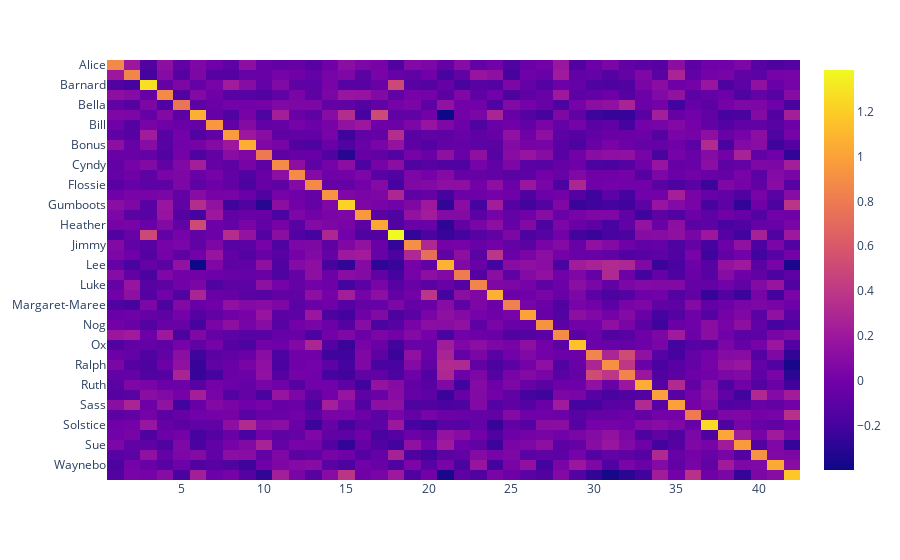

This figure's notebook cell:
### Code cell
fig = px.imshow(kinship)

fig.update_layout(showlegend=False)
fig.update_layout(paper_bgcolor="white")
fig.update_layout(plot_bgcolor="#f6f6f6")
fig

### Figure 1 — Plotly figure (JSON) as saved in the notebook; plotly's stock layout.template omitted (floating-point values rounded to 4 significant figures; data arrays with more than 128 entries replaced by an {"elided": "..."} marker saying what was removed)
{"data": [{"coloraxis": "coloraxis", "hovertemplate": "x: %{x}<br>y: %{y}<br>color: %{z}<extra></extra>", "name": "0", "type": "heatmap", "x": [1, 2, 3, 4, 5, 6, 7, 8, 9, 10, 11, 12, 13, 14, 15, 16, 17, 18, 19, 20, 21, 22, 23, 24, 25, 26, 27, 28, 29, 30, 31, 32, 33, 34, 35, 36, 37, 38, 39, 40, 41, 42], "xaxis": "x", "y": ["Alice", "Arab", "Barnard", "Basil", "Bella", "Ben", "Bill", "Blades", "Bonus", "Boss", "Cyndy", "Felix", "Flossie", "Fuchsia", "Gumboots", "Gunner", "Heather", "Jean", "Jimmy", "Joe", "Lee", "Lisa", "Luke", "Maggie", "Margaret-Maree", "Merv", "Nog", "Nora", "Ox", "Piripi", "Ralph", "Rangi", "Ruth", "Sandra", "Sass", "Smoko", "Solstice", "Stumpy", "Sue", "Suzanne", "Waynebo", "Whiskas"], "yaxis": "y", "z": {"elided": "42x42 float values"}}], "layout": {"autosize": true, "coloraxis": {"colorscale": [[0, "#0d0887"], [0.1111, "#46039f"], [0.2222, "#7201a8"], [0.3333, "#9c179e"], [0.4444, "#bd3786"], [0.5556, "#d8576b"], [0.6667, "#ed7953"], [0.7778, "#fb9f3a"], [0.8889, "#fdca26"], [1, "#f0f921"]]}, "margin": {"t": 60}, "paper_bgcolor": "white", "plot_bgcolor": "#f6f6f6", "showlegend": false, "xaxis": {"anchor": "y", "autorange": true, "constrain": "domain", "domain": [0, 1], "range": [0.5, 42.5], "scaleanchor": "y", "type": "linear"}, "yaxis": {"anchor": "x", "autorange": true, "constrain": "domain", "domain": [0, 1], "range": [41.5, -0.5], "type": "category"}}}
